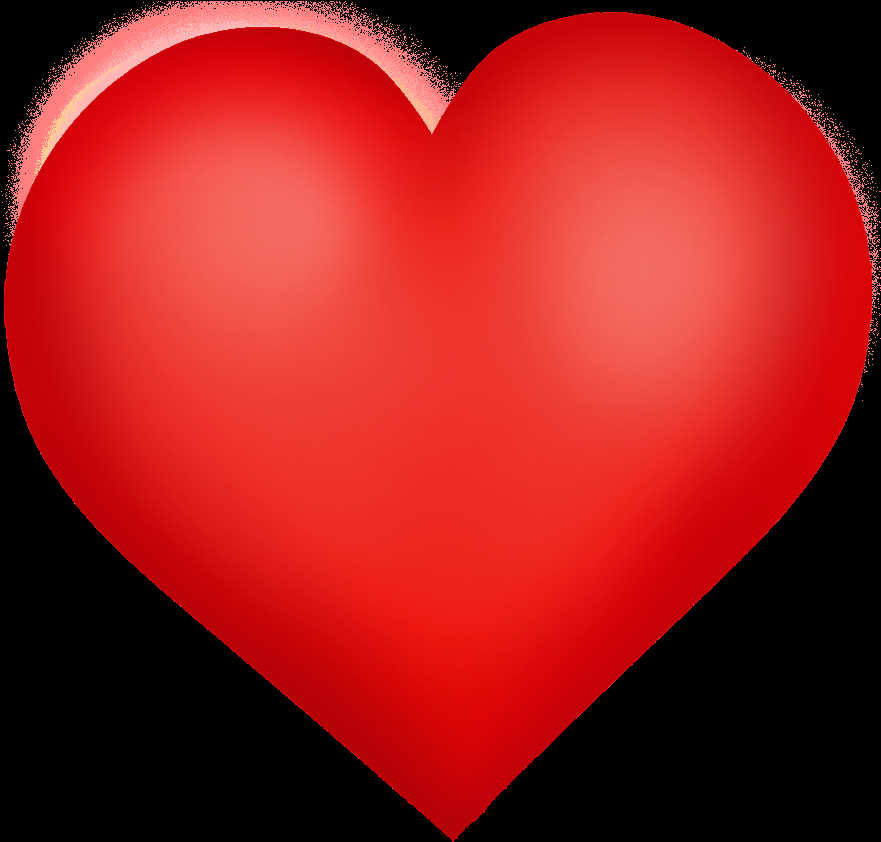
#> input picture for_tests/kindpng_5455794.png, 881 x 842 px
$ python i_love.py
#> lines starting #> are read from the running program, lines starting #| are printed output that depends on the picture
import random
from copy import copy
import cv2 as cv
from scripts.utils import draw_image_on_image


class Heart:
    all_hearts = []
    image = cv.imread('kindpng_5455794.png', -1)

    def __init__(self):
        self.x_location = random.randrange(-50, 1000)
        self.y_location = 1000
        self.size = random.random() / 3
        self.is_alive = True
        Heart.all_hearts.append(self)

    def update(self):
        self.x_location += random.randrange(-2, 3)
        self.y_location += random.randrange(-10, 0)

    def kill(self):
        Heart.all_hearts.remove(self)
        del self
        print("OUCH!!")

    def draw_on_image(self, photo):
        if not draw_image_on_image(photo, Heart.image, (self.x_location, self.y_location), self.size):
            self.is_alive = False

    @classmethod
    def display_all_hearts(cls, img):
        for heart in cls.all_hearts:
            if not heart.is_alive:
                heart.kill()
        for heart in cls.all_hearts:
            heart.draw_on_image(img)
            heart.update()

    @staticmethod
    def create_heart():
        return Heart()


image = cv.imread('maayan.jpg')
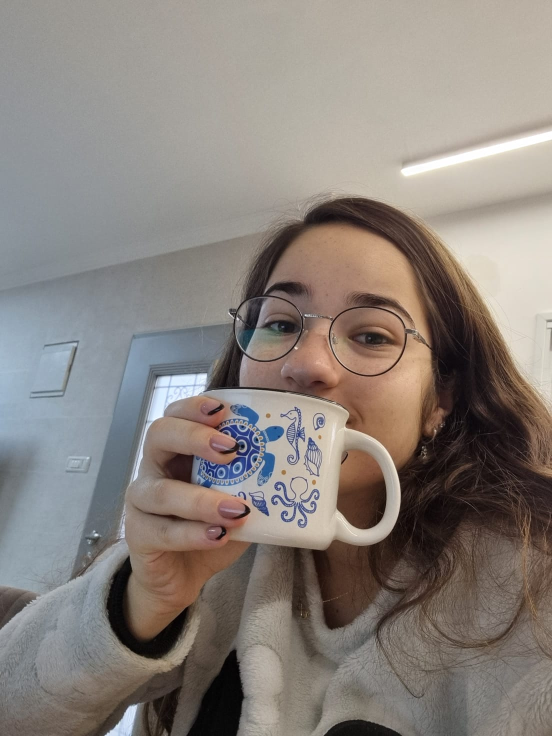
#> input picture for_tests/maayan.jpg, 1104 x 1472 px (shown at 1/2 size)
#> image is the input picture: shape (1472, 1104, 3); mean B, G, R 123.8, 129.6, 137.4
cv.putText(image, 'I Love', (100, 200), 5, 10, (0, 0, 255), 3)
cv.putText(image, 'Maayan!!', (100, 500), 5, 10, (0, 0, 255), 3)
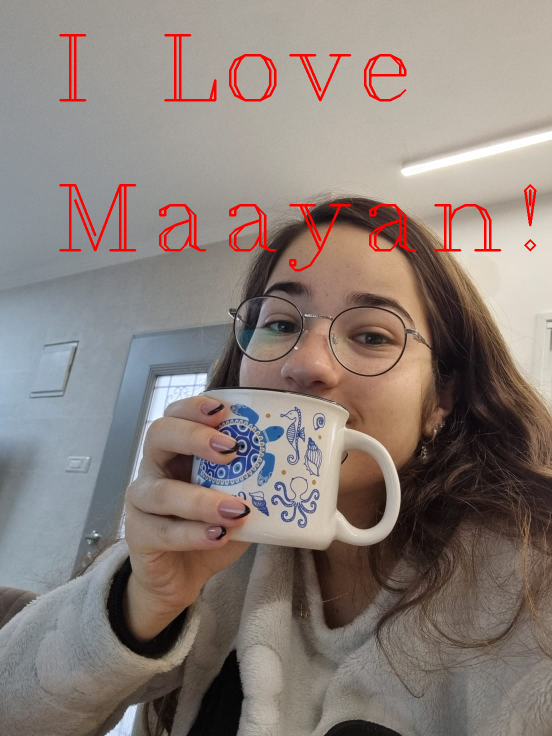
#> image: shape (1472, 1104, 3) (shown at 1/2 size); mean B, G, R 121.4, 127, 139.1
while True:
    frame = copy(image)
    if random.randrange(0, 40) == 1:
        Heart.create_heart()
    Heart.display_all_hearts(frame)
    cv.imshow('image', frame)
    cv.waitKey(1)
